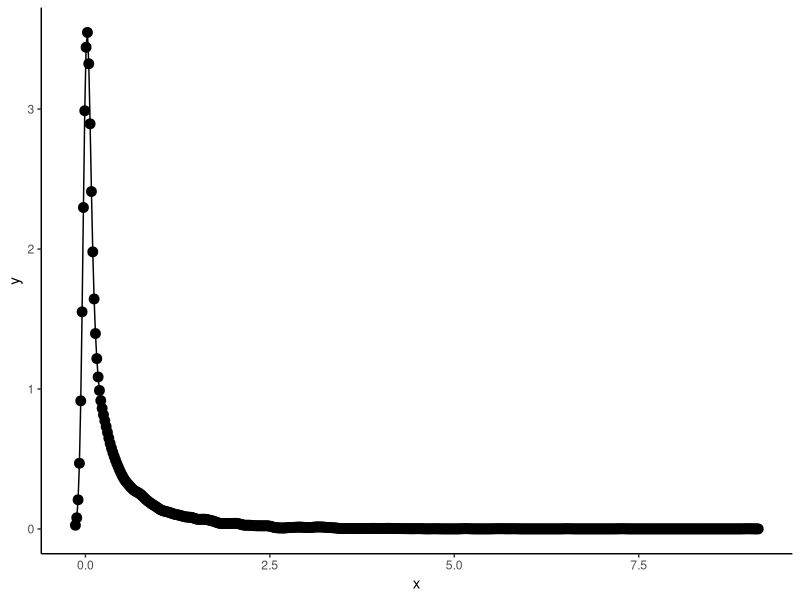

Source code (R):
## ---- chunk 1
p.val <- (1-pchisq(0.4104307, df= 2))
p.val          
## ---- chunk 2
p_value <- (1-pchisq(673.5986, df = 4))
p_value
## ---- chunk 3
p_value <- (1-pchisq(673.5986, df = 1))
p_value
## ---- chunk 4
p_value <- (1-pchisq(379.629, df = 2))
p_value
## ---- chunk 5
library(ggplot2)
  library(MASS)
r <- seq(0, 3, length =10000)
xr <- rgamma(r, shape = 0.364)
den <- density(xr)
dat <- data.frame(x = den$x, y = den$y)

ggplot(data = dat, aes(x = x, y =y)) + geom_point(size = 3) + theme_classic() + geom_line()

